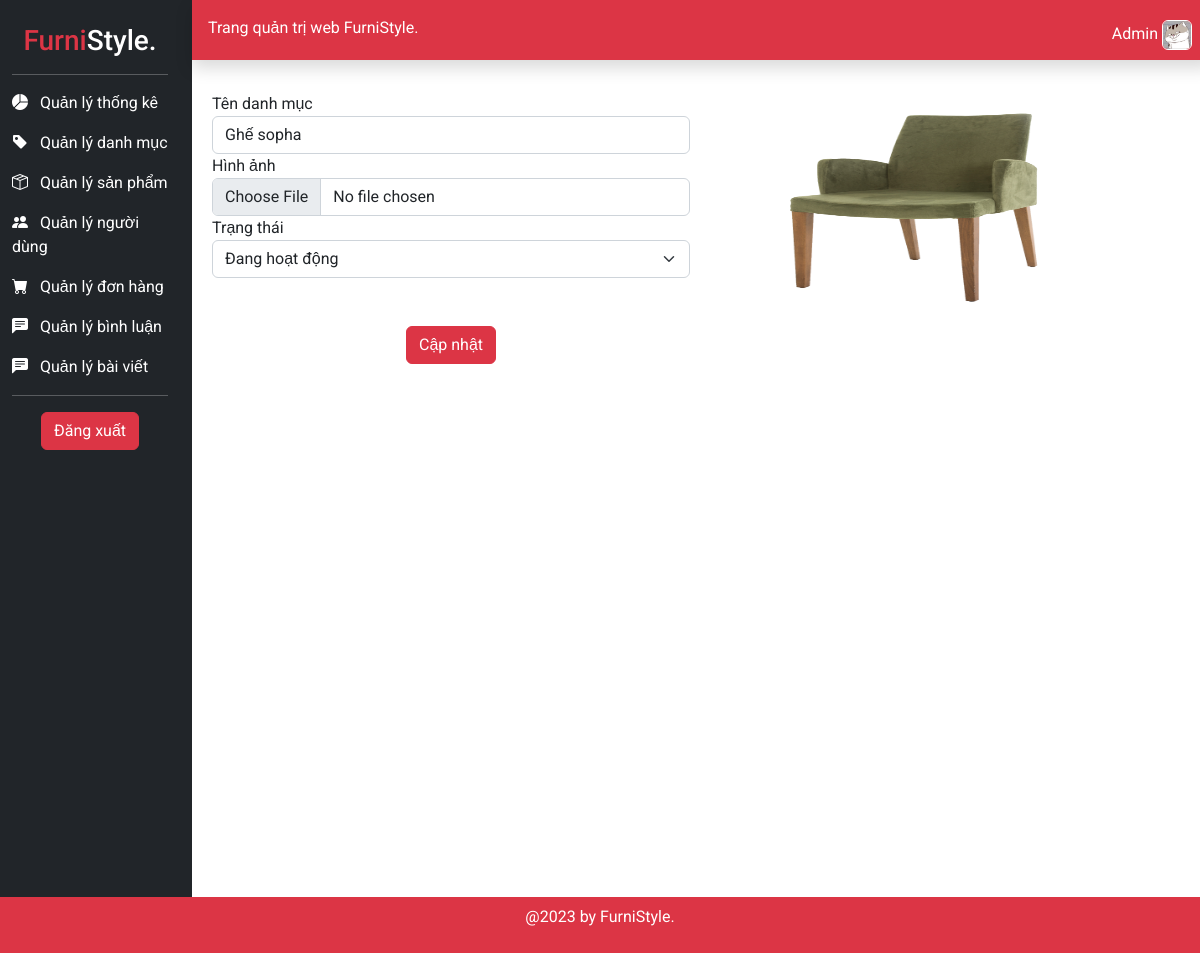
/admin/index.php?mod=category&act=edit&id=1, run on the app's committed database.
### tables this page shows
CREATE TABLE `danhmuc` (
  `id` int(11) NOT NULL,
  `tendanhmuc` varchar(50) NOT NULL,
  `hinhanh` varchar(20) NOT NULL,
  `tinhtrangdm` varchar(30) NOT NULL
);

### model_Dao/pdo.php (called while the page is built, shortened)
<?php
function pdo_get_connection(){
    $dburl = "mysql:host=localhost;dbname=duan1hoanchinh;charset=utf8";
    $username = 'root';
    $password = '';
    $conn = new PDO($dburl, $username, $password);
    $conn->setAttribute(PDO::ATTR_ERRMODE, PDO::ERRMODE_EXCEPTION);
    return $conn;
}
function pdo_query_one($sql){
    $sql_args = array_slice(func_get_args(), 1);
    try{
        $conn = pdo_get_connection();
        $stmt = $conn->prepare($sql);
        $stmt->execute($sql_args);
        $row = $stmt->fetch(PDO::FETCH_ASSOC);
        return $row;
    }
    catch(PDOException $e){
        throw $e;
    }
    finally{
        unset($conn);
    }
}

### model_Dao/category.php (called while the page is built, shortened)
<?php
    include_once 'pdo.php';
    function get_one_category($id){
        $sql="SELECT * FROM danhmuc WHERE id=?";
        return pdo_query_one($sql,$id);
    }
?>

### admin/admin/views/page_category_edit.php (the view, shortened to what this page needs)
<div class="p-3 vh-100">
<form method="post" action=""enctype="multipart/form-data" class="form p-3 ">
        <div class="row">
            <div class="col-md-6">
                <div>
                    <label for="">Tên danh mục</label>
                    <input value="<?=$dm['tendanhmuc']?>" type="text" name="tendanhmuc" class="form-control">
                </div>
                <div>
                    <label for="">Hình ảnh</label>
                    <input  type="file" name="hinhanh" class="form-control">
                </div>
                <div>
                    <label for="">Trạng thái</label>
                    <select class="form-select" name="tinhtrangdm" >
                    <option value="Đang hoạt động" <?php if($dm['tinhtrangdm']=="Đang hoạt động") echo 'selected'; ?> >Đang hoạt động</option>
                    </select>
                </div>
                <div class="text-center">
                    <input class="btn btn-danger m-5" type="submit" name="editCategory_submit" value="Cập nhật">
                </div>
            </div>
            <div class="col-md-6 ">
            <img class="my-3" src="../furni-1.0.0/images/<?=$dm['hinhanh']?>" width="400" height="200" alt="">
            </div>
        </div>
    </form>
</div>

### admin/admin/views/template_header.php (style rules this page uses)
body { font-family: 'Roboto', sans-serif; }

### data on the page
danhmuc: tendanhmuc "Ghế sopha", hinhanh (picture)
